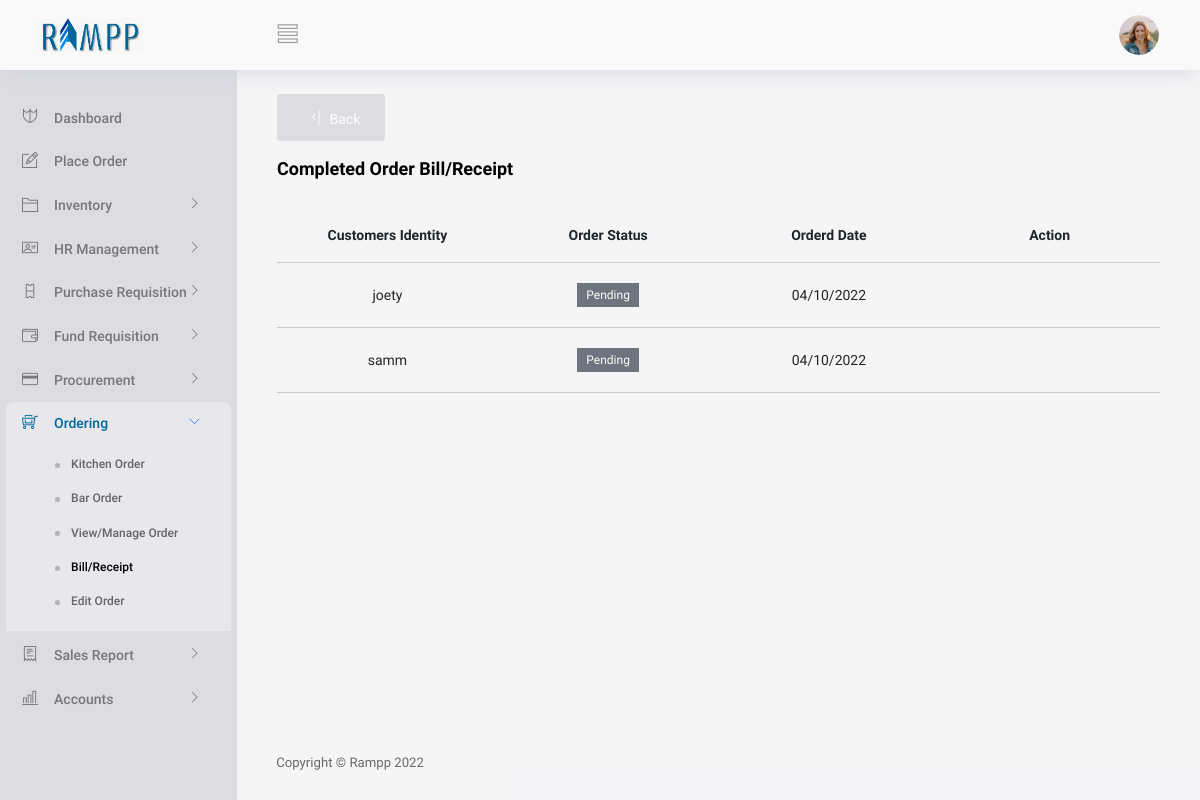
Page /View/Ordering/orderReceipt.php (signed in) on the earlier database version.
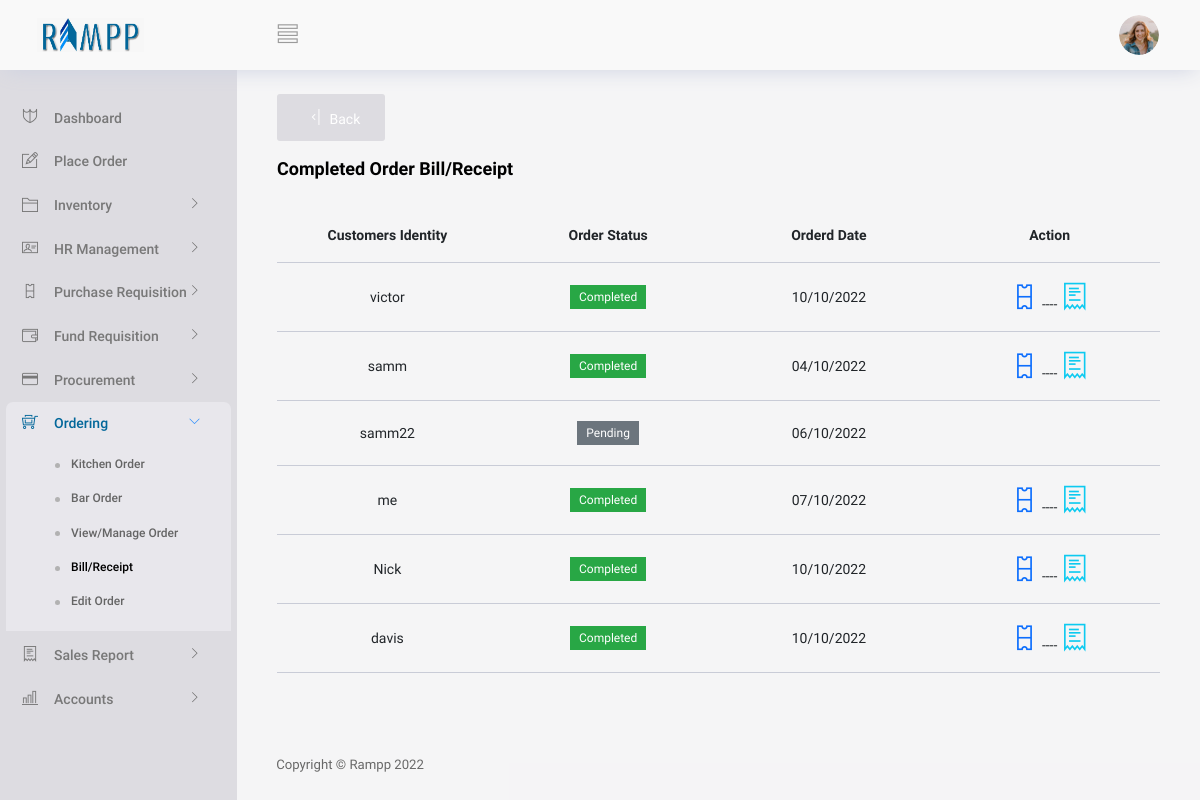
Same page on the later database version.
### tables this page shows
CREATE TABLE IF NOT EXISTS `customer` (
  `customerId` int(11) NOT NULL AUTO_INCREMENT,
  `customerName` varchar(100) DEFAULT NULL,
  `orderCount` int(100) NOT NULL,
  `completeCount` int(100) DEFAULT NULL,
  `status` tinyint(1) NOT NULL,
  `sallerId` int(70) NOT NULL,
  `date` date NOT NULL DEFAULT '1111-11-11',
  `time` varchar(30) NOT NULL,
  PRIMARY KEY (`customerId`)
);

### Url/url.php (called while the page is built, shortened)
<?php
    $dashborad = "../Dashboard/dashboard.php";
    $record_sales = "../RecordSales/recordSales.php";
    $ordering = array("kitchen"=>"../Ordering/kichen.php","bar"=>"../Ordering/bar.php","view"=>"../Ordering/vmanageOrder.php","receipt"=>"../Ordering/orderReceipt.php","editOrder"=>"../Ordering/editOrder.php");
 ?>

### Controller/generalController.php (called while the page is built, shortened)
<?php
class GeneralController
{
    function getCompletedOrderById($conn)
    {
        $items1 = array();
        $query1 ="SELECT * FROM customer";
        $results1 = mysqli_query($conn,$query1);
        while($row1 = mysqli_fetch_array($results1)){
           $items1[] = $row1;
        }
        return $items1;
    }
}

### View/Ordering/orderReceipt.php (the view, shortened to what this page needs)
<?php
   if(isset($_SESSION['validuser']))
   {
     include("../partials/_header.php");
     require("../../Controller/generalController.php");
     include("../../Utils/sidebarUtils.php");
     $conn = conString1();
    $UserUtils = new GeneralController();
    $order =  $UserUtils->getCompletedOrderById($conn);
?>
<body>
  <div class="container-scroller">
    <?php  include("../partials/_navbar.php"); ?>
    <div class="container-fluid page-body-wrapper">
      <?php include($nav); ?>
      <div class="main-panel">
        <div class="content-wrapper gbgn">
        <button type="button" id="back" class="btn btn-icon-text text-white" style="background:#dddce1;" onClick="window.history.back()">
          <i class="ti-shift-left-alt btn-icon-append"></i>
          Back
        </button>
          <br/>
          <br/>
          <div class="row">
            <div class="col-md-12 grid-margin">
              <div class="d-flex justify-content-between align-items-center">
                <div>
                  <h4 class="font-weight-bold mb-0">Completed Order Bill/Receipt</h4>
                </div>
              </div>
            </div>
          </div>
         <div class="row">
         <div class="col-12 grid-margin ">
              <div class="" >
                <div class="">
                <div class="table-responsive">
                    <table class="table table-hover">
                        <thead>
                            <tr>
                                <th class="text-center" width="25%">Customers Identity</th>
                                <th class="text-center" width="25%">Order Status</th>
                                <th class="text-center" width="25%">Orderd Date</th>
                                <th class="text-center" width="25%">Action</th>
                            </tr>
                        </thead>
                        <tbody>
                        <?php
                           if (count($order) < 1) {
                        ?>
                        <tr>
                        <th colspan="4" class="text-center">No Completed Order</th>
                        </tr>
                          <?php
                           }else{
                              foreach ($order as $index => $value) {
                          ?>
                              <tr>
                                <td class="text-center"><?php echo $value['customerName'] ?></td>
                                <td class="text-center">
                                  <?php
                                      if( $value["completeCount"] == $value["orderCount"]) {
                                  ?>
                                    <label class='badge badge-success'>Completed</label>
                                  <?php
                                    }else{
                                    ?>
                                      <label class='badge badge-secondary'>Pending</label>
                               <?php
                                    }
                                  ?>
                                </td>
                                <td class="text-center"><?php echo date('d/m/Y',strtotime($value["date"])) ?></td>
                                <td class="text-center">
                                  <?php
                                      if( $value["completeCount"] == $value["orderCount"]) {
                                  ?>
                                    <div class="">
                                        <div class="">
                                        <span ata-bs-toggle="tooltip" data-bs-placement="left" title="Print Bill">
                                          <i class="ti-ticket btn-icon-append dropbtn text-primary" data-bs-toggle="modal11" data-bs-target="#receptModal" onClick="bill('<?php echo $value["customerId"] ?>')"style="font-size:28px"></i>
                                        </span>
                                        ----
                                         <span ata-bs-toggle="tooltip" data-bs-placement="left" title="Print Receipt">
                                            <i class="ti-receipt btn-icon-append dropbtn text-info" data-bs-toggle="modal" data-bs-target="#receptModal" onClick="receipt('<?php echo $value["customerId"] ?>')"style="font-size:28px"></i>
                                          </span>
                                        </div>
                                    </div>
                                  <?php
                                    }else{
                                    ?>
                               <?php
                                    }
                                  ?>
                                </td>
                              </tr>
                              <?php
                              }
                              }
                                ?>
                        </tbody>
                    </table>
                </div>
                </div>
              </div>
            </div>
         </div>
        </div>
        <?php include("../partials/_footer.php"); ?>
        </div>
        </div>
      </div>
<?php
 include("../partials/_script.php");
?>
<?php
 }
 else
 {
    header("Location: ../../index.php?message=loginNot");
    exit;
 }
?>

### View/partials/_header.php (shortened to what this page needs)
<!DOCTYPE html>
<html lang="en">
<head>
  <link rel="stylesheet" href="../../www/css/responsive.css">
  <link rel="stylesheet" href="../../www/css/bootstrap.min.css">
  <link rel="stylesheet" href="../../www/vendors/ti-icons/css/themify-icons.css">
  <link rel="stylesheet" href="../../www/css/style1.css">
  <link rel="stylesheet" href="../../www/css/s1.css">
  <link rel="stylesheet" href="../../www/css/fontawesome.min.css">
  <link rel="stylesheet" href="../../www/css/jquery.dataTables.min.css">
</head>

### View/partials/_navbar.php (shortened to what this page needs)
<nav class="navbar col-lg-12 col-12 p-0 fixed-top d-flex flex-row ">
      <div class="text-center navbar-brand-wrapper d-flex align-items-center justify-content-center bgn">
        <a class="navbar-brand brand-logo me-5" href="index.html"><img src="../../www/images/logo.jpeg" class="me-2" alt="logo"/></a>
      </div>
      <div class="navbar-menu-wrapper d-flex align-items-center justify-content-end bgn">
        <button class="navbar-toggler navbar-toggler align-self-center" type="button" data-toggle="minimize">
          <span class="ti-view-list"></span>
        </button>
        <ul class="navbar-nav navbar-nav-right">
          <?php
            if ($_SERVER['REQUEST_URI'] == '/rampp/View/RecordSales/recordSales.php') {
            ?>
            <li class="nav-item dropdown">
              <a class="nav-link count-indicator dropdown-toggle bel22" id="notificationDropdown" href="#" data-bs-toggle="dropdown" onclick="changeIndicator()">
                <i class="ti-bell mx-0"></i>
                <span class="count c22"></span>
              </a>
              <div class="dropdown-menu dropdown-menu-right navbar-dropdown" aria-labelledby="notificationDropdown">
                <p class="mb-0 font-weight-normal float-left dropdown-header">Notifications</p>
                  <div class="cont">
                  <!-- <a class=" dropdown-item" >
                    <div class="item-thumbnail">
                      <div class="item-icon bg-success">
                        <i class="ti-shopping-cart-full mx-0"></i>
                      </div>
                    </div>
                    <div class="item-content">
                      <h6 class="font-weight-normal">Settings</h6>
                      <p class="font-weight-light small-text mb-0 text-muted">
                        Order Number 2
                        <span class="count bg-success text-light p-1 rounded-top rounded-bottom">Kitchen</span>
                        <span class="count bg-secondary text-light p-1 rounded-top rounded-bottom">Bar</span>
                      </p>
                    </div>
                  </a> -->
                  </div>
                  <a class=" dropdown-item" >
                    <div class="item-content">
                      <p class="font-weight-light small-text mb-0 text-muted">
                        Manage Notifications...
                      </p>
                    </div>
                  </a>
              </div>
            </li>
            <li class="nav-item nav-profile dropdown">
              <a class="nav-link dropdown-toggle" href="#" data-bs-toggle="dropdown" id="profileDropdown">
                <img src="../../www/images/faces/face28.jpg" alt="profile"/>
              </a>
              <div class="dropdown-menu dropdown-menu-right navbar-dropdown" aria-labelledby="profileDropdown">
                <a class="dropdown-item" href="../settings/userSettings.php?modify=0">
                  <i class="ti-settings text-primary"></i>
                  Settings
                </a>
                <form action="../../index.php?message=logout successful" method="post">
                  <button class="dropdown-item" type="submit" name="submit">
                    <i class="ti-power-off text-primary"></i>
                    Logout
                  </button>
                </form>
              </div>
            </li>
            <?php
            }else{
              ?>
                <li class="nav-item nav-profile dropdown">
                  <a class="nav-link dropdown-toggle" href="#" data-bs-toggle="dropdown" id="profileDropdown">
                    <img src="../../www/images/faces/face28.jpg" alt="profile"/>
                  </a>
                </li>
            <?php
            }
            ?>
        </ul>
      </div>
    </nav>

### View/partials/_adminnav.php (shortened to what this page needs)
<?php
  include("../../Url/url.php");
?>
      <nav class="sidebar sidebar-offcanvas" id="sidebar" >
        <ul class="nav">
          <li class="nav-item">
            <a class="nav-link" href= <?php echo($dashborad) ?> >
              <i class="ti-shield menu-icon"></i>
              <span class="menu-title">Dashboard</span>
            </a>
          </li>
          <li class="nav-item">
            <a class="nav-link" href= <?php echo($record_sales) ?>>
              <i class="ti-pencil-alt menu-icon"></i>
              <span class="menu-title">Place Order</span>
            </a>
          </li>
          <li class="nav-item">
            <a class="nav-link" data-bs-toggle="collapse" href="#ui-basic" aria-expanded="false" aria-controls="ui-basic2">
              <i class="ti-folder menu-icon"></i>
              <span class="menu-title">Inventory</span>
              <i class="menu-arrow"></i>
            </a>
          </li>
          <li class="nav-item">
            <a class="nav-link" data-bs-toggle="collapse" href="#ui-basic2" aria-expanded="false" aria-controls="ui-basic1">
              <i class="ti-id-badge menu-icon"></i>
              <span class="menu-title">HR Management</span>
              <i class="menu-arrow"></i>
            </a>
          </li>
          <li class="nav-item">
            <a class="nav-link" data-bs-toggle="collapse" href="#ui-basic3" aria-expanded="false" aria-controls="ui-basic">
              <i class="ti-ticket menu-icon"></i>
              <span class="menu-title">Purchase Requisition</span>
              <i class="menu-arrow"></i>
            </a>
          </li>
          <li class="nav-item">
            <a class="nav-link" data-bs-toggle="collapse" href="#ui-basic4" aria-expanded="false" aria-controls="ui-basic">
              <i class="ti-wallet menu-icon"></i>
              <span class="menu-title">Fund Requisition</span>
              <i class="menu-arrow"></i>
            </a>
          </li>
          <li class="nav-item">
            <a class="nav-link" data-bs-toggle="collapse" href="#ui-basic5" aria-expanded="false" aria-controls="ui-basic">
              <i class="ti-credit-card menu-icon"></i>
              <span class="menu-title">Procurement</span>
              <i class="menu-arrow"></i>
            </a>
          </li>
          <li class="nav-item">
            <a class="nav-link" data-bs-toggle="collapse" href="#ui-basic66" aria-expanded="false" aria-controls="ui-basic">
              <i class="ti-shopping-cart-full menu-icon"></i>
              <span class="menu-title">Ordering</span>
              <i class="menu-arrow"></i>
            </a>
            <div class="collapse" id="ui-basic66">
              <ul class="nav flex-column sub-menu">
                <li class="nav-item"> <a class="nav-link size" href="<?php echo $ordering["kitchen"]?>">Kitchen Order</a></li>
                <li class="nav-item"> <a class="nav-link size" href="<?php echo $ordering["bar"]?>">Bar Order</a></li>
                <li class="nav-item"> <a class="nav-link size" href="<?php echo $ordering["view"]?>">View/Manage Order</a></li>
                <li class="nav-item"> <a class="nav-link size" href="<?php echo $ordering["receipt"]?>">Bill/Receipt</a></li>
                <li class="nav-item"> <a class="nav-link size" href="<?php echo $ordering["editOrder"]?>">Edit Order</a></li>
              </ul>
            </div>
          </li>
          <li class="nav-item">
            <a class="nav-link" data-bs-toggle="collapse" href="#ui-basic77" aria-expanded="false" aria-controls="ui-basic">
              <i class="ti-receipt menu-icon"></i>
              <span class="menu-title">Sales Report</span>
              <i class="menu-arrow"></i>
            </a>
          </li>
          <li class="nav-item">
            <a class="nav-link" data-bs-toggle="collapse" href="#ui-basic88" aria-expanded="false" aria-controls="ui-basic">
              <i class="ti-bar-chart menu-icon"></i>
              <span class="menu-title">Accounts</span>
              <i class="menu-arrow"></i>
            </a>
          </li>
        </ul>
      </nav>

### View/partials/_footer.php
<footer class="footer" style="border-top:none;background:#dddce14d">
  <div class="d-sm-flex justify-content-center justify-content-sm-between text-center">
    <span class="text-muted text-center text-sm-left d-block d-sm-inline-block">Copyright © Rampp 2022</span>
  </div>
</footer>

### View/partials/_script.php (shortened to what this page needs)
</body>
</html>

### www/css/s1.css (style rules this page uses)
.bgn { background-color: #f9f9f9 !important; }
.gbgn { background-color: #dddce14d !important; }

### View/partials/_adminnav.php (style rules this page uses)
.size { font-size: 12px !important; }
.sidebar .nav .nav-item.active > .nav-link .menu-title { color:#02679a !important; }
.sidebar .nav .nav-item.active > .nav-link .menu-icon { color:#02679a !important; }

Differences in the rows shown:
removed customer: customerName "joety", completeCount "Pending", date "04/10/2022"
added customer: customerName "victor", completeCount "Completed", date "10/10/2022"
changed customer "samm": completeCount "Pending" → "Completed ----"
added customer: customerName "samm22", completeCount "Pending", date "06/10/2022"
added customer: customerName "me", completeCount "Completed", date "07/10/2022"
added customer: customerName "Nick", completeCount "Completed", date "10/10/2022"
added customer: customerName "davis", completeCount "Completed", date "10/10/2022"
